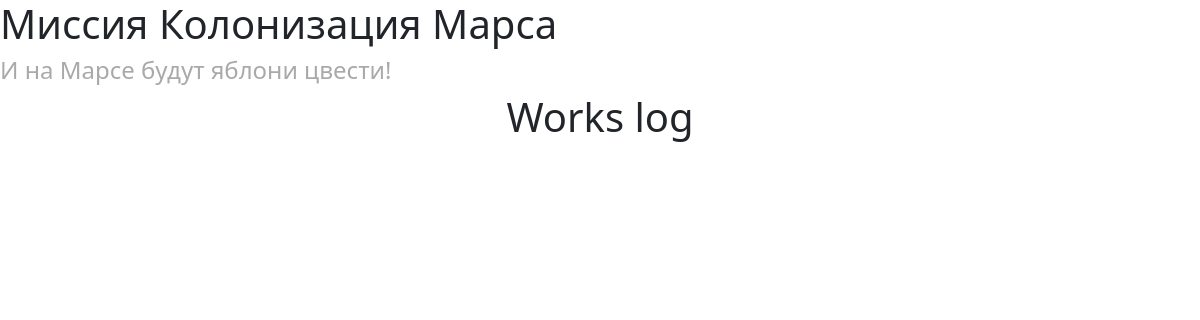
Before: / with the older database file.
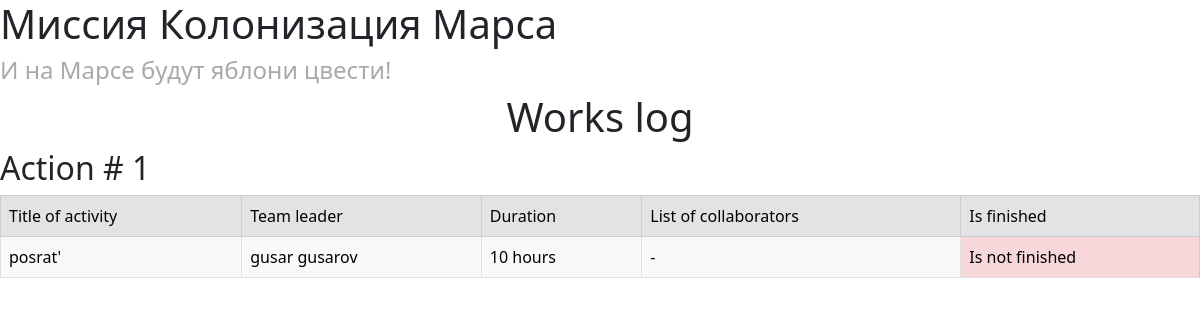
After: the same page with the newer database file.
### data/jobs.py (models this page shows)
class Jobs(SqlAlchemyBase):
    __tablename__ = 'jobs'
    id = sqlalchemy.Column(sqlalchemy.Integer,
                           primary_key=True, autoincrement=True)
    team_leader = sqlalchemy.Column(sqlalchemy.Integer,
                                    sqlalchemy.ForeignKey("users.id"),
                                    nullable=True)
    team_leader_user = orm.relationship('User')
    job = sqlalchemy.Column(sqlalchemy.String, nullable=True)
    work_size = sqlalchemy.Column(sqlalchemy.Integer, nullable=True)
    collaborators = sqlalchemy.Column(sqlalchemy.String, nullable=True)
    start_date = sqlalchemy.Column(sqlalchemy.DateTime, default=datetime.datetime.now)
    end_date = sqlalchemy.Column(sqlalchemy.DateTime, default=datetime.datetime.now)
    is_finished = sqlalchemy.Column(sqlalchemy.Boolean, default=False)

### data/users.py (models this page shows)
class User(SqlAlchemyBase):
    __tablename__ = 'users'
    id = sqlalchemy.Column(sqlalchemy.Integer,
                           primary_key=True, autoincrement=True)
    surname = sqlalchemy.Column(sqlalchemy.String, nullable=True)
    name = sqlalchemy.Column(sqlalchemy.String, nullable=True)
    age = sqlalchemy.Column(sqlalchemy.Integer, nullable=True)
    position = sqlalchemy.Column(sqlalchemy.String, nullable=True)
    speciality = sqlalchemy.Column(sqlalchemy.String, nullable=True)
    address = sqlalchemy.Column(sqlalchemy.String, nullable=True)
    email = sqlalchemy.Column(sqlalchemy.String, index=True, unique=True, nullable=True)
    hashed_password = sqlalchemy.Column(sqlalchemy.String, nullable=True)
    modified_date = sqlalchemy.Column(sqlalchemy.DateTime, default=datetime.datetime.now)

### app.py (the view)
@app.route('/')
def works_log():
    db_sess = db_session.create_session()
    jobs = db_sess.query(Jobs).join(User, Jobs.team_leader == User.id).all()
    return render_template("works_log.html", jobs=jobs)

### data/db_session.py (called while the page is built)
def create_session() -> Session:
    global __factory
    return __factory()

### templates/works_log.html
{% extends "base.html" %}
{% block content %}
    <h1 align="center">Works log</h1>
    {% for job in jobs %}
        <h2>Action # {{ job.id }}</h2>
        <table class="table table-bordered">
            <tr class="table-secondary">
                <td>Title of activity</td>
                <td>Team leader</td>
                <td>Duration</td>
                <td>List of collaborators</td>
                <td>Is finished</td>
            </tr>
            <tr class="table-light">
                <td>{{job.job}}</td>
                <td>{{job.team_leader_user.name}} {{job.team_leader_user.surname}}</td>
                <td>{{job.work_size}} hours</td>
                <td>{{job.collaborators}}</td>
                {% if job.is_finished %}
                    <td class="table-success">Is finished</td>
                {% else %}
                    <td class="table-danger">Is not finished</td>
                {% endif %}
            </tr>
        </table>
    {% endfor %}
{% endblock %}

### templates/base.html (shortened to what this page needs)
<!DOCTYPE html>
<html lang="en">
<head>
    <link rel="stylesheet" href="/static/css/style.css">
    <link href="https://cdn.jsdelivr.net/npm/bootstrap@5.0.2/dist/css/bootstrap.min.css" rel="stylesheet">
</head>
<body>
    <h1> Миссия Колонизация Марса </h1>
    <h4> И на Марсе будут яблони цвести! </h4>
    {% block content %}{% endblock %}
</body>
</html>

### static/css/style.css (style rules this page uses)
h4 { color: darkgrey; }

Changed rows visible on the page:
now on this page (row edited): Jobs: id "1", job "posrat'", team_leader_user.name "gusar", team_leader_user.surname "gusarov", work_size "10", collaborators "-", is_finished "Is not finished"
